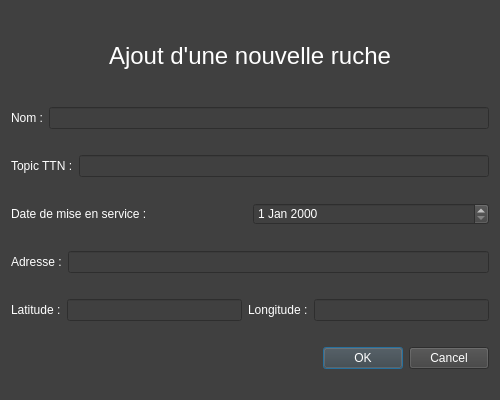
<?xml version="1.0" encoding="UTF-8"?>
<ui version="4.0">
 <class>nouvelleRuche</class>
 <widget class="QDialog" name="nouvelleRuche">
  <property name="geometry">
   <rect>
    <x>0</x>
    <y>0</y>
    <width>500</width>
    <height>400</height>
   </rect>
  </property>
  <property name="maximumSize">
   <size>
    <width>16777215</width>
    <height>400</height>
   </size>
  </property>
  <property name="windowTitle">
   <string>Configuration d'un nouvelle ruche</string>
  </property>
  <property name="styleSheet">
   <string notr="true">background:#404040;color:white;</string>
  </property>
  <layout class="QVBoxLayout" name="verticalLayout">
   <item>
    <layout class="QHBoxLayout" name="horizontalLayout">
     <item>
      <widget class="QLabel" name="label_nom_fenetre">
       <property name="maximumSize">
        <size>
         <width>16777215</width>
         <height>50</height>
        </size>
       </property>
       <property name="font">
        <font>
         <pointsize>18</pointsize>
        </font>
       </property>
       <property name="text">
        <string>Ajout d'une nouvelle ruche</string>
       </property>
       <property name="alignment">
        <set>Qt::AlignCenter</set>
       </property>
      </widget>
     </item>
    </layout>
   </item>
   <item>
    <layout class="QHBoxLayout" name="horizontalLayout_2">
     <item>
      <widget class="QLabel" name="label_nom">
       <property name="text">
        <string>Nom :</string>
       </property>
      </widget>
     </item>
     <item>
      <widget class="QLineEdit" name="lineEdit_nom"/>
     </item>
    </layout>
   </item>
   <item>
    <layout class="QHBoxLayout" name="horizontalLayout_3">
     <item>
      <widget class="QLabel" name="label_ttn">
       <property name="text">
        <string>Topic TTN :</string>
       </property>
      </widget>
     </item>
     <item>
      <widget class="QLineEdit" name="lineEdit_ttn"/>
     </item>
    </layout>
   </item>
   <item>
    <layout class="QHBoxLayout" name="horizontalLayout_4">
     <item>
      <widget class="QLabel" name="label_date">
       <property name="text">
        <string>Date de mise en service :</string>
       </property>
      </widget>
     </item>
     <item>
      <widget class="QDateEdit" name="dateEdit_mise_en_service"/>
     </item>
    </layout>
   </item>
   <item>
    <layout class="QHBoxLayout" name="horizontalLayout_5">
     <item>
      <widget class="QLabel" name="label_adresse">
       <property name="text">
        <string>Adresse :</string>
       </property>
      </widget>
     </item>
     <item>
      <widget class="QLineEdit" name="lineEdit_adresse"/>
     </item>
    </layout>
   </item>
   <item>
    <layout class="QHBoxLayout" name="horizontalLayout_6">
     <item>
      <widget class="QLabel" name="label_2">
       <property name="text">
        <string>Latitude :</string>
       </property>
      </widget>
     </item>
     <item>
      <widget class="QLineEdit" name="lineEdit_latitude"/>
     </item>
     <item>
      <widget class="QLabel" name="label">
       <property name="text">
        <string>Longitude :</string>
       </property>
      </widget>
     </item>
     <item>
      <widget class="QLineEdit" name="lineEdit_longitude"/>
     </item>
    </layout>
   </item>
   <item>
    <layout class="QHBoxLayout" name="horizontalLayout_7">
     <item>
      <widget class="QLabel" name="label_affichage_erreur">
       <property name="styleSheet">
        <string notr="true">color:red;</string>
       </property>
       <property name="text">
        <string/>
       </property>
      </widget>
     </item>
     <item>
      <widget class="QDialogButtonBox" name="buttonBox">
       <property name="orientation">
        <enum>Qt::Horizontal</enum>
       </property>
       <property name="standardButtons">
        <set>QDialogButtonBox::Cancel|QDialogButtonBox::Ok</set>
       </property>
      </widget>
     </item>
    </layout>
   </item>
  </layout>
 </widget>
 <resources/>
 <connections>
  <connection>
   <sender>buttonBox</sender>
   <signal>accepted()</signal>
   <receiver>nouvelleRuche</receiver>
   <slot>accept()</slot>
   <hints>
    <hint type="sourcelabel">
     <x>248</x>
     <y>254</y>
    </hint>
    <hint type="destinationlabel">
     <x>157</x>
     <y>274</y>
    </hint>
   </hints>
  </connection>
  <connection>
   <sender>buttonBox</sender>
   <signal>rejected()</signal>
   <receiver>nouvelleRuche</receiver>
   <slot>reject()</slot>
   <hints>
    <hint type="sourcelabel">
     <x>316</x>
     <y>260</y>
    </hint>
    <hint type="destinationlabel">
     <x>286</x>
     <y>274</y>
    </hint>
   </hints>
  </connection>
 </connections>
</ui>
